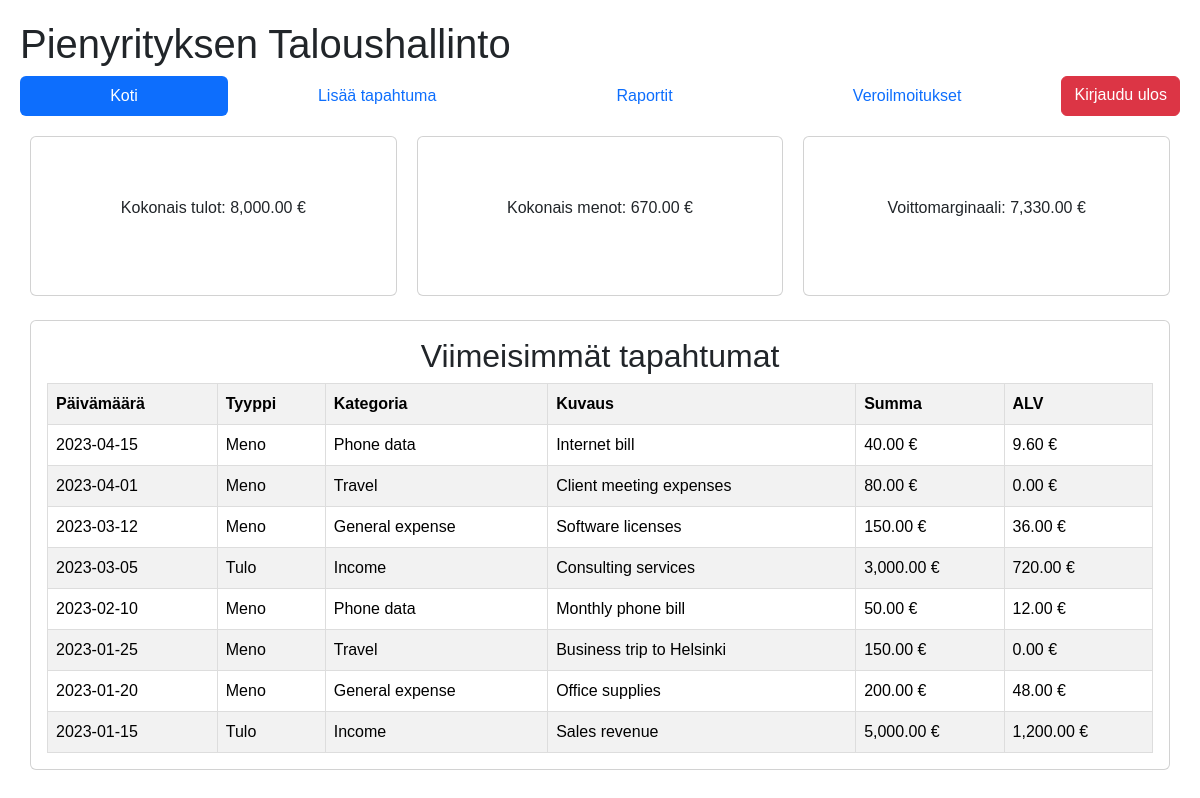
/index.php (signed in), run on the app's committed database.
### tables this page shows
CREATE TABLE `transactions` (
  `id` int NOT NULL,
  `date` date NOT NULL,
  `type` enum('income','expense') NOT NULL,
  `category` enum('income','general_expense','travel','phone_data') NOT NULL,
  `description` varchar(255) DEFAULT NULL,
  `amount` decimal(10,2) NOT NULL,
  `vat_rate` decimal(5,2) DEFAULT '0.00',
  `vat_amount` decimal(10,2) DEFAULT '0.00',
  `created_at` timestamp NULL DEFAULT CURRENT_TIMESTAMP
);

### src/index.php (the view, shortened to what this page needs)
<?php
require 'config.php';
$stmt = $pdo->query("SELECT SUM(CASE WHEN type='income' THEN amount ELSE 0 END) as total_income, SUM(CASE WHEN type='expense' THEN amount ELSE 0 END) as total_expense FROM transactions");
$row = $stmt->fetch(PDO::FETCH_ASSOC);
$total_income = $row['total_income'] ?? 0;
$total_expense = $row['total_expense'] ?? 0;
$profit = $total_income - $total_expense;
?>
<!DOCTYPE html>
<html lang="fi">
<head>
    <link href="https://cdn.jsdelivr.net/npm/bootstrap@5.3.8/dist/css/bootstrap.min.css" rel="stylesheet">
</head>
<body>
    <h1>Pienyrityksen Taloushallinto</h1>
    <nav class="nav nav-pills nav-fill" style="margin-bottom: 20px;">
        <a href="index.php" class="nav-link active">Koti</a>
        <a href="add_transaction.php" class="nav-link">Lisää tapahtuma</a>
        <a href="reports.php" class="nav-link">Raportit</a>
        <a href="tax_reports.php" class="nav-link">Veroilmoitukset</a>
        <a href="logout.php" class="btn btn-danger" style="margin-left: 10px;">Kirjaudu ulos</a>
    </nav>
    <div class="container">
        <div class="row">
            <div class="col card text-center" style="width: 18rem; height: 10rem; margin-right: 20px; display: flex; align-items: center; justify-content: center;">
                <p>Kokonais tulot: <?php echo number_format($total_income, 2); ?> €</p>
            </div>
            <div class="col card text-center" style="width: 18rem; height: 10rem; margin-right: 20px; display: flex; align-items: center; justify-content: center;">
                <p>Kokonais menot: <?php echo number_format($total_expense, 2); ?> €</p>
            </div>
            <div class="col card text-center" style="width: 18rem; height: 10rem; display: flex; align-items: center; justify-content: center;">
                <p>Voittomarginaali: <?php echo number_format($profit, 2); ?> €</p>
            </div>
        </div>
        <div class="row">
            <div class="card text-center mt-4 p-3" style="margin-top: 20px;">
                <h2>Viimeisimmät tapahtumat</h2>
                <div class="table-responsive">
                    <table class="table table-striped mb-0">
                        <tr>
                            <th>Päivämäärä</th>
                            <th>Tyyppi</th>
                            <th>Kategoria</th>
                            <th>Kuvaus</th>
                            <th>Summa</th>
                            <th>ALV</th>
                        </tr>
                        <?php
                        $stmt = $pdo->query("SELECT * FROM transactions ORDER BY date DESC LIMIT 10");
                        while ($row = $stmt->fetch(PDO::FETCH_ASSOC)) {
                            echo "<tr>";
                            echo "<td>" . $row['date'] . "</td>";
                            echo "<td>" . ($row['type'] == 'income' ? 'Tulo' : 'Meno') . "</td>";
                            echo "<td>" . ucfirst(str_replace('_', ' ', $row['category'])) . "</td>";
                            echo "<td>" . $row['description'] . "</td>";
                            echo "<td>" . number_format($row['amount'], 2) . " €</td>";
                            echo "<td>" . number_format($row['vat_amount'], 2) . " €</td>";
                            echo "</tr>";
                        }
                        ?>
                    </table>
                </div>
            </div>
        </div>
</body>
</html>

### src/index.php (style rules this page uses)
body { font-family: Arial, sans-serif; margin: 20px; }
table { border-collapse: collapse; width: 100%; }
th, td { border: 1px solid #ddd; padding: 8px; text-align: left; }
th { background-color: #f2f2f2; }

### data on the page
transactions: date "2023-04-15", type "Meno", category "Phone data", description "Internet bill", amount "40.00", vat_amount "9.60"
transactions: date "2023-04-01", type "Meno", category "Travel", description "Client meeting expenses", amount "80.00", vat_amount "0.00"
transactions: date "2023-03-12", type "Meno", category "General expense", description "Software licenses", amount "150.00", vat_amount "36.00"
transactions: date "2023-03-05", type "Tulo", category "Income", description "Consulting services", amount "3,000.00", vat_amount "720.00"
transactions: date "2023-02-10", type "Meno", category "Phone data", description "Monthly phone bill", amount "50.00", vat_amount "12.00"
transactions: date "2023-01-25", type "Meno", category "Travel", description "Business trip to Helsinki", amount "150.00", vat_amount "0.00"
transactions: date "2023-01-20", type "Meno", category "General expense", description "Office supplies", amount "200.00", vat_amount "48.00"
transactions: date "2023-01-15", type "Tulo", category "Income", description "Sales revenue", amount "5,000.00", vat_amount "1,200.00"

### other printed values
$total_income "8,000.00"
$total_expense "670.00"
$profit "7,330.00"
